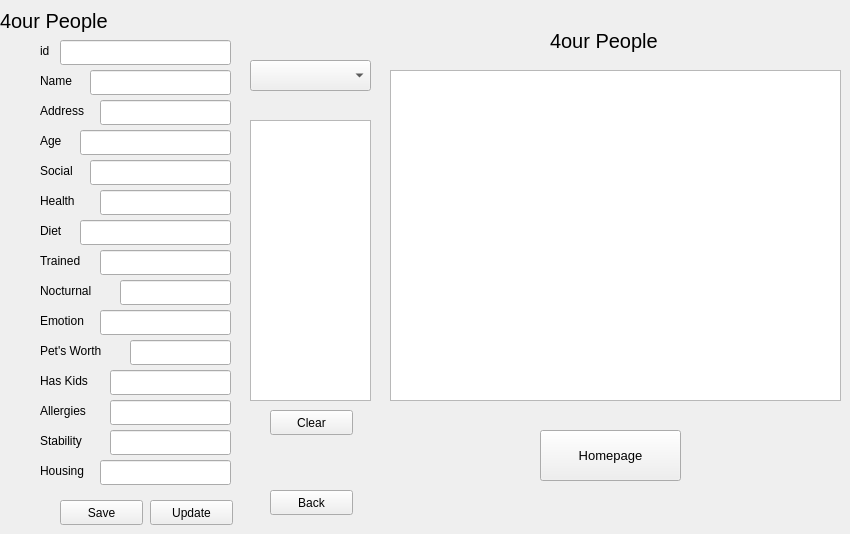
    <widget class="QWidget" name="page_8">
     <widget class="QLabel" name="label_30">
      <property name="geometry">
       <rect>
        <x>0</x>
        <y>0</y>
        <width>121</width>
        <height>41</height>
       </rect>
      </property>
      <property name="font">
       <font>
        <pointsize>15</pointsize>
       </font>
      </property>
      <property name="text">
       <string>4our People</string>
      </property>
     </widget>
     <widget class="QTableView" name="tableView_5">
      <property name="geometry">
       <rect>
        <x>390</x>
        <y>70</y>
        <width>451</width>
        <height>331</height>
       </rect>
      </property>
     </widget>
     <widget class="QPushButton" name="pushButton_19">
      <property name="geometry">
       <rect>
        <x>540</x>
        <y>430</y>
        <width>141</width>
        <height>51</height>
       </rect>
      </property>
      <property name="font">
       <font>
        <pointsize>10</pointsize>
       </font>
      </property>
      <property name="text">
       <string>Homepage</string>
      </property>
     </widget>
     <widget class="QPushButton" name="pushButton_20">
      <property name="geometry">
       <rect>
        <x>60</x>
        <y>500</y>
        <width>83</width>
        <height>25</height>
       </rect>
      </property>
      <property name="text">
       <string>Save</string>
      </property>
     </widget>
     <widget class="QPushButton" name="pushButton_21">
      <property name="geometry">
       <rect>
        <x>270</x>
        <y>490</y>
        <width>83</width>
        <height>25</height>
       </rect>
      </property>
      <property name="text">
       <string>Back</string>
      </property>
     </widget>
     <widget class="QLabel" name="label_31">
      <property name="geometry">
       <rect>
        <x>550</x>
        <y>20</y>
        <width>121</width>
        <height>41</height>
       </rect>
      </property>
      <property name="font">
       <font>
        <pointsize>15</pointsize>
       </font>
      </property>
      <property name="text">
       <string>4our People</string>
      </property>
     </widget>
     <widget class="QLineEdit" name="lineEdit_32">
      <property name="geometry">
       <rect>
        <x>60</x>
        <y>40</y>
        <width>171</width>
        <height>25</height>
       </rect>
      </property>
     </widget>
     <widget class="QLabel" name="label_32">
      <property name="geometry">
       <rect>
        <x>40</x>
        <y>40</y>
        <width>16</width>
        <height>21</height>
       </rect>
      </property>
      <property name="text">
       <string>id</string>
      </property>
     </widget>
     <widget class="QLabel" name="label_33">
      <property name="geometry">
       <rect>
        <x>40</x>
        <y>70</y>
        <width>41</width>
        <height>21</height>
       </rect>
      </property>
      <property name="text">
       <string>Name</string>
      </property>
     </widget>
     <widget class="QLineEdit" name="lineEdit_33">
      <property name="geometry">
       <rect>
        <x>90</x>
        <y>70</y>
        <width>141</width>
        <height>25</height>
       </rect>
      </property>
     </widget>
     <widget class="QLabel" name="label_34">
      <property name="geometry">
       <rect>
        <x>40</x>
        <y>100</y>
        <width>61</width>
        <height>21</height>
       </rect>
      </property>
      <property name="text">
       <string>Address</string>
      </property>
     </widget>
     <widget class="QLineEdit" name="lineEdit_34">
      <property name="geometry">
       <rect>
        <x>100</x>
        <y>100</y>
        <width>131</width>
        <height>25</height>
       </rect>
      </property>
     </widget>
     <widget class="QComboBox" name="comboBox_2">
      <property name="geometry">
       <rect>
        <x>250</x>
        <y>60</y>
        <width>121</width>
        <height>31</height>
       </rect>
      </property>
     </widget>
     <widget class="QListView" name="listView_3">
      <property name="geometry">
       <rect>
        <x>250</x>
        <y>120</y>
        <width>121</width>
        <height>281</height>
       </rect>
      </property>
     </widget>
     <widget class="QPushButton" name="pushButton_25">
      <property name="geometry">
       <rect>
        <x>270</x>
        <y>410</y>
        <width>83</width>
        <height>25</height>
       </rect>
      </property>
      <property name="text">
       <string>Clear</string>
      </property>
     </widget>
     <widget class="QPushButton" name="pushButton_23">
      <property name="geometry">
       <rect>
        <x>150</x>
        <y>500</y>
        <width>83</width>
        <height>25</height>
       </rect>
      </property>
      <property name="text">
       <string>Update</string>
      </property>
     </widget>
     <widget class="QLineEdit" name="lineEdit_35">
      <property name="geometry">
       <rect>
        <x>90</x>
        <y>160</y>
        <width>141</width>
        <height>25</height>
       </rect>
      </property>
     </widget>
     <widget class="QLabel" name="label_35">
      <property name="geometry">
       <rect>
        <x>40</x>
        <y>280</y>
        <width>71</width>
        <height>21</height>
       </rect>
      </property>
      <property name="text">
       <string>Nocturnal</string>
      </property>
     </widget>
     <widget class="QLabel" name="label_36">
      <property name="geometry">
       <rect>
        <x>40</x>
        <y>190</y>
        <width>51</width>
        <height>21</height>
       </rect>
      </property>
      <property name="text">
       <string>Health</string>
      </property>
     </widget>
     <widget class="QLabel" name="label_37">
      <property name="geometry">
       <rect>
        <x>40</x>
        <y>310</y>
        <width>61</width>
        <height>21</height>
       </rect>
      </property>
      <property name="text">
       <string>Emotion</string>
      </property>
     </widget>
     <widget class="QLineEdit" name="lineEdit_36">
      <property name="geometry">
       <rect>
        <x>80</x>
        <y>130</y>
        <width>151</width>
        <height>25</height>
       </rect>
      </property>
     </widget>
     <widget class="QLabel" name="label_38">
      <property name="geometry">
       <rect>
        <x>40</x>
        <y>460</y>
        <width>51</width>
        <height>21</height>
       </rect>
      </property>
      <property name="text">
       <string>Housing</string>
      </property>
     </widget>
     <widget class="QLabel" name="label_39">
      <property name="geometry">
       <rect>
        <x>40</x>
        <y>250</y>
        <width>51</width>
        <height>21</height>
       </rect>
      </property>
      <property name="text">
       <string>Trained</string>
      </property>
     </widget>
     <widget class="QLabel" name="label_40">
      <property name="geometry">
       <rect>
        <x>40</x>
        <y>340</y>
        <width>81</width>
        <height>21</height>
       </rect>
      </property>
      <property name="text">
       <string>Pet's Worth</string>
      </property>
     </widget>
     <widget class="QLineEdit" name="lineEdit_37">
      <property name="geometry">
       <rect>
        <x>130</x>
        <y>340</y>
        <width>101</width>
        <height>25</height>
       </rect>
      </property>
     </widget>
     <widget class="QLabel" name="label_41">
      <property name="geometry">
       <rect>
        <x>40</x>
        <y>430</y>
        <width>61</width>
        <height>21</height>
       </rect>
      </property>
      <property name="text">
       <string>Stability</string>
      </property>
     </widget>
     <widget class="QLabel" name="label_42">
      <property name="geometry">
       <rect>
        <x>40</x>
        <y>400</y>
        <width>61</width>
        <height>21</height>
       </rect>
      </property>
      <property name="text">
       <string>Allergies</string>
      </property>
     </widget>
     <widget class="QLabel" name="label_43">
      <property name="geometry">
       <rect>
        <x>40</x>
        <y>370</y>
        <width>61</width>
        <height>21</height>
       </rect>
      </property>
      <property name="text">
       <string>Has Kids</string>
      </property>
     </widget>
     <widget class="QLineEdit" name="lineEdit_38">
      <property name="geometry">
       <rect>
        <x>110</x>
        <y>430</y>
        <width>121</width>
        <height>25</height>
       </rect>
      </property>
     </widget>
     <widget class="QLineEdit" name="lineEdit_39">
      <property name="geometry">
       <rect>
        <x>80</x>
        <y>220</y>
        <width>151</width>
        <height>25</height>
       </rect>
      </property>
     </widget>
     <widget class="QLineEdit" name="lineEdit_40">
      <property name="geometry">
       <rect>
        <x>100</x>
        <y>250</y>
        <width>131</width>
        <height>25</height>
       </rect>
      </property>
     </widget>
     <widget class="QLabel" name="label_44">
      <property name="geometry">
       <rect>
        <x>40</x>
        <y>130</y>
        <width>31</width>
        <height>21</height>
       </rect>
      </property>
      <property name="text">
       <string>Age</string>
      </property>
     </widget>
     <widget class="QLineEdit" name="lineEdit_41">
      <property name="geometry">
       <rect>
        <x>110</x>
        <y>400</y>
        <width>121</width>
        <height>25</height>
       </rect>
      </property>
     </widget>
     <widget class="QLineEdit" name="lineEdit_42">
      <property name="geometry">
       <rect>
        <x>110</x>
        <y>370</y>
        <width>121</width>
        <height>25</height>
       </rect>
      </property>
     </widget>
     <widget class="QLineEdit" name="lineEdit_43">
      <property name="geometry">
       <rect>
        <x>120</x>
        <y>280</y>
        <width>111</width>
        <height>25</height>
       </rect>
      </property>
     </widget>
     <widget class="QLineEdit" name="lineEdit_44">
      <property name="geometry">
       <rect>
        <x>100</x>
        <y>310</y>
        <width>131</width>
        <height>25</height>
       </rect>
      </property>
     </widget>
     <widget class="QLineEdit" name="lineEdit_45">
      <property name="geometry">
       <rect>
        <x>100</x>
        <y>460</y>
        <width>131</width>
        <height>25</height>
       </rect>
      </property>
     </widget>
     <widget class="QLabel" name="label_45">
      <property name="geometry">
       <rect>
        <x>40</x>
        <y>220</y>
        <width>31</width>
        <height>21</height>
       </rect>
      </property>
      <property name="text">
       <string>Diet</string>
      </property>
     </widget>
     <widget class="QLabel" name="label_46">
      <property name="geometry">
       <rect>
        <x>40</x>
        <y>160</y>
        <width>41</width>
        <height>21</height>
       </rect>
      </property>
      <property name="text">
       <string>Social</string>
      </property>
     </widget>
     <widget class="QLineEdit" name="lineEdit_46">
      <property name="geometry">
       <rect>
        <x>100</x>
        <y>190</y>
        <width>131</width>
        <height>25</height>
       </rect>
      </property>
     </widget>
    </widget>
